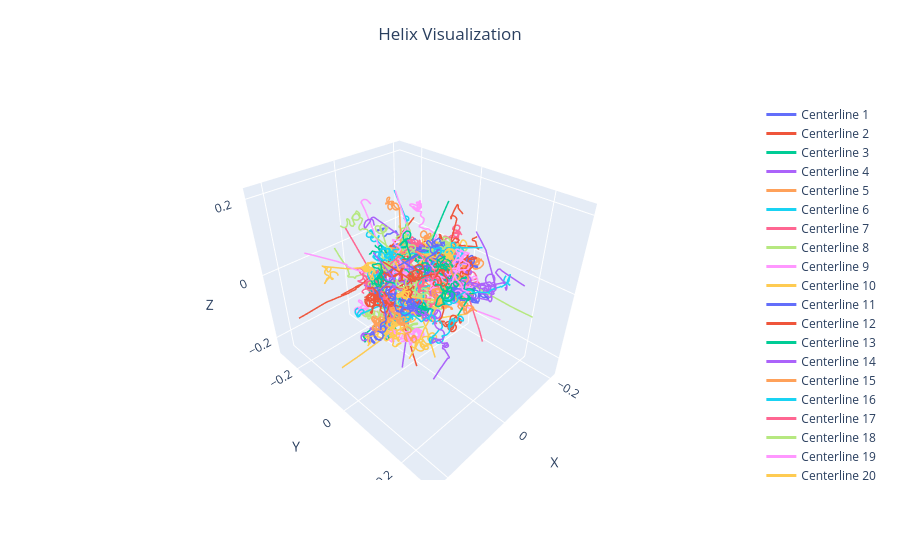

This figure's notebook cell:
### Code cell
with open("evolved_helices_contacts_smallo_bige.pkl", "rb") as f:
    evolved_helices = pickle.load(f)

helix_params = []
for helix in evolved_helices[:200]:
    r, n = HelixUtil.propagate(helix)
    helix_params.append((r, n))

plot_helix_plotly(helix_params, show_frames=False, frame_scale=0.2)
